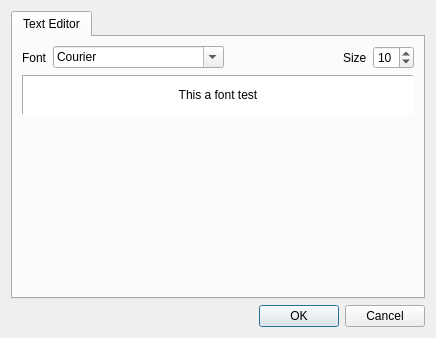
<?xml version="1.0" encoding="UTF-8"?>
<ui version="4.0">
 <class>preferencesDialog</class>
 <widget class="QDialog" name="preferencesDialog">
  <property name="windowModality">
   <enum>Qt::ApplicationModal</enum>
  </property>
  <property name="geometry">
   <rect>
    <x>0</x>
    <y>0</y>
    <width>436</width>
    <height>338</height>
   </rect>
  </property>
  <property name="windowTitle">
   <string>Preferences</string>
  </property>
  <layout class="QVBoxLayout" name="verticalLayout">
   <item>
    <widget class="QTabWidget" name="tabWidget">
     <property name="currentIndex">
      <number>0</number>
     </property>
     <widget class="QWidget" name="tab">
      <attribute name="title">
       <string>Text Editor</string>
      </attribute>
      <layout class="QVBoxLayout" name="verticalLayout_2">
       <item>
        <layout class="QGridLayout" name="gridLayout">
         <item row="0" column="0">
          <widget class="QLabel" name="label">
           <property name="text">
            <string>Font</string>
           </property>
          </widget>
         </item>
         <item row="0" column="1">
          <widget class="QFontComboBox" name="fontName">
           <property name="fontFilters">
            <set>QFontComboBox::MonospacedFonts</set>
           </property>
          </widget>
         </item>
         <item row="0" column="2">
          <spacer name="horizontalSpacer">
           <property name="orientation">
            <enum>Qt::Horizontal</enum>
           </property>
           <property name="sizeHint" stdset="0">
            <size>
             <width>13</width>
             <height>20</height>
            </size>
           </property>
          </spacer>
         </item>
         <item row="0" column="3">
          <widget class="QLabel" name="label_2">
           <property name="text">
            <string>Size</string>
           </property>
          </widget>
         </item>
         <item row="0" column="4">
          <widget class="QSpinBox" name="fontSize">
           <property name="value">
            <number>10</number>
           </property>
          </widget>
         </item>
         <item row="1" column="0" colspan="5">
          <widget class="QLabel" name="fontPreview">
           <property name="sizePolicy">
            <sizepolicy hsizetype="Preferred" vsizetype="Fixed">
             <horstretch>0</horstretch>
             <verstretch>0</verstretch>
            </sizepolicy>
           </property>
           <property name="minimumSize">
            <size>
             <width>0</width>
             <height>40</height>
            </size>
           </property>
           <property name="maximumSize">
            <size>
             <width>16777215</width>
             <height>40</height>
            </size>
           </property>
           <property name="styleSheet">
            <string notr="true">background-color: rgb(255, 255, 255);</string>
           </property>
           <property name="frameShape">
            <enum>QFrame::Panel</enum>
           </property>
           <property name="frameShadow">
            <enum>QFrame::Sunken</enum>
           </property>
           <property name="text">
            <string>This a font test</string>
           </property>
           <property name="alignment">
            <set>Qt::AlignCenter</set>
           </property>
          </widget>
         </item>
        </layout>
       </item>
       <item>
        <spacer name="verticalSpacer">
         <property name="orientation">
          <enum>Qt::Vertical</enum>
         </property>
         <property name="sizeHint" stdset="0">
          <size>
           <width>20</width>
           <height>180</height>
          </size>
         </property>
        </spacer>
       </item>
      </layout>
     </widget>
    </widget>
   </item>
   <item>
    <widget class="QDialogButtonBox" name="buttonBox">
     <property name="orientation">
      <enum>Qt::Horizontal</enum>
     </property>
     <property name="standardButtons">
      <set>QDialogButtonBox::Cancel|QDialogButtonBox::Ok</set>
     </property>
    </widget>
   </item>
  </layout>
 </widget>
 <resources/>
 <connections>
  <connection>
   <sender>buttonBox</sender>
   <signal>accepted()</signal>
   <receiver>preferencesDialog</receiver>
   <slot>accept()</slot>
   <hints>
    <hint type="sourcelabel">
     <x>248</x>
     <y>254</y>
    </hint>
    <hint type="destinationlabel">
     <x>157</x>
     <y>274</y>
    </hint>
   </hints>
  </connection>
  <connection>
   <sender>buttonBox</sender>
   <signal>rejected()</signal>
   <receiver>preferencesDialog</receiver>
   <slot>deleteLater()</slot>
   <hints>
    <hint type="sourcelabel">
     <x>316</x>
     <y>260</y>
    </hint>
    <hint type="destinationlabel">
     <x>286</x>
     <y>274</y>
    </hint>
   </hints>
  </connection>
 </connections>
</ui>
